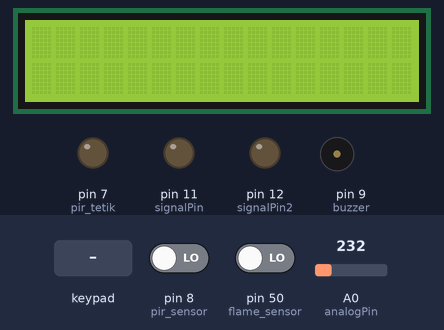
Simulated run of this sketch. Board: Arduino Mega 2560, built with avr-gcc and run on an emulated ATmega2560. Parts: 16×2 character LCD, output pins drawn as LEDs (lit = HIGH), buzzer (waves = sounding, pin HIGH). Dashed ring = blinking. The inputs (shaded band) are chosen by the test bench; at power-on: A0 (analogPin) = 232, pin 8 (pir_sensor) LOW, pin 50 (flame_sensor) LOW. What the sketch prints to the serial monitor is not drawn.

Above: at 1.2 s.
1.3 s: A0 (analogPin) set to 250
At 2.1 s:
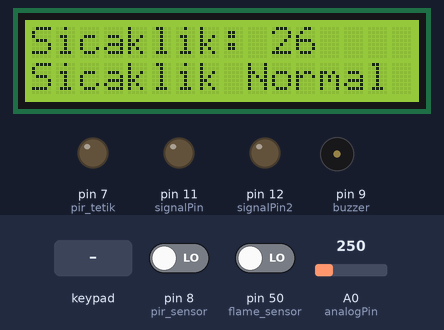
2.8 s: A0 (analogPin) set to 272
At 3.2 s:
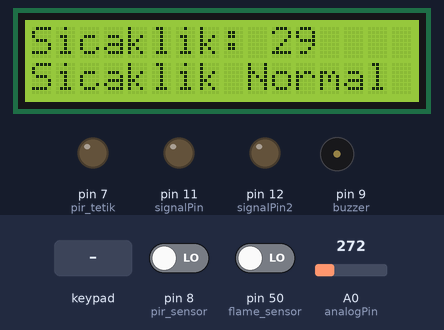
4.3 s: A0 (analogPin) set to 307
At 5.5 s:
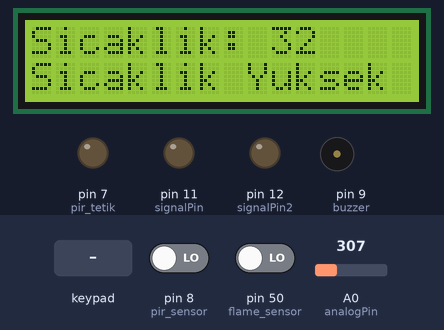
5.8 s: keypad keys 4 6 4 7 4 8 4 9 pressed 0.4 s apart
At 7.6 s:
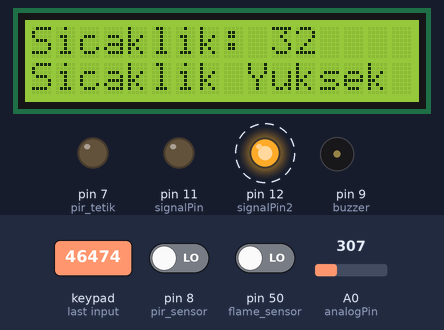
11.1 s: A0 (analogPin) set to 174
At 12.0 s:
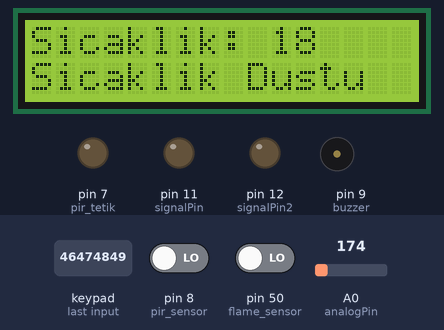
12.6 s: keypad keys 5 4 5 4 # pressed 0.4 s apart
At 14.6 s:
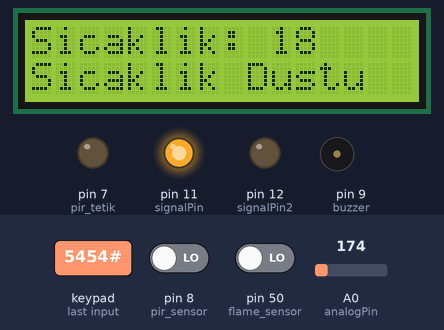
Timing chart, 0 to 16.3 s (numbered marks = the images above; inputs shaded):
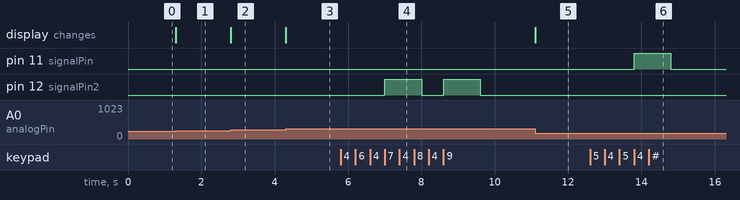

The sketch:

sketch_apr08a.ino
```cpp
#include <Keypad.h>
#include <LiquidCrystal.h>
#define parola_boyutu 5 //keypad

LiquidCrystal lcd(22, 23, 24, 25, 26, 27); //lcd
boolean degisimKontrolu = 0;
float degistiMi= 0.0;

//LM35
const int analogPin = A0;
float sensorDeger = 0;
float sicaklikDeger = 0;

//Flame Sensor
int buzzer = 9;
int flame_sensor = 50;
int flame_degeri;

//Pir Sensor
int pir_sensor = 8;
boolean pir_sensor_degeri = 0;
int pir_tetik = 7;

//Keypad
int signalPin = 11;
int signalPin2 = 12;

char Data[parola_boyutu];
char Master[parola_boyutu] = "5454";
byte sayac = 0;
char key;

const byte ROWS = 4;
const byte COLS = 3;

char hexaKeys[ROWS][COLS] = {
  {'1', '2', '3'},
  {'4', '5', '6'},
  {'7', '8', '9'},
  {'*', '0', '#'}
};

byte rowPins[ROWS] = {46, 47, 48, 49};
byte colPins[COLS] = {45, 44, 43};

Keypad customKeypad = Keypad(makeKeymap(hexaKeys), rowPins, colPins, ROWS, COLS);

void lcdSetup(){
  lcd.begin(16, 2);
}

void lcdLoop(){

  if(!degisimKontrolu){
    degisimKontrolu=1;
    degistiMi = sicaklikDeger;
  }

 if(degistiMi != sicaklikDeger){
  lcd.clear();
  lcd.print("Sicaklik: ");
  lcd.print((int)sicaklikDeger);
  lcd.setCursor(0,1);
  if((int)sicaklikDeger<20){
   lcd.print("Sicaklik Dustu");
  }
  else if((int)sicaklikDeger>30){
   lcd.print("Sicaklik Yuksek");
  }
  else{
   lcd.print("Sicaklik Normal");
  }
     degistiMi=sicaklikDeger;
 }
}

void lm35Setup(){

   analogReference(INTERNAL1V1);
   pinMode(A0,INPUT);
}

void lm35Loop(){
 sensorDeger = analogRead(analogPin);

  // Gerilim değerini sıcaklık değerine dönüştürüyoruz.
 sicaklikDeger = sensorDeger/9.31;

}

void clearData(){
  while(sayac !=0){
    Data[sayac--] = 0;
  }
  return;
}

void keypadSetup(){
   pinMode(signalPin, OUTPUT);
   pinMode(signalPin2, OUTPUT);
}

void keypadLoop(){
  key = customKeypad.getKey();
  if (key){
    Data[sayac] = key;

    sayac++;
    Serial.println(key);

    }

  if(sayac == parola_boyutu-1){

    if(!strcmp(Data, Master)){

      digitalWrite(signalPin, HIGH);
      delay(1000);
      digitalWrite(signalPin, LOW);
      }
    else{
       digitalWrite(signalPin2, HIGH);
      delay(1000);
      digitalWrite(signalPin2, LOW);
      }

    clearData();
  }
}


void pirSetup(){
  pinMode(pir_sensor, INPUT);
  pinMode(pir_tetik, OUTPUT);
}
void pirLoop(){
  pir_sensor_degeri = digitalRead(pir_sensor);

  if (pir_sensor_degeri == 1) {
    digitalWrite(pir_tetik, HIGH);

  } else {
    digitalWrite(pir_tetik, LOW);
  }

}

void flameSetup(){
  pinMode(buzzer, OUTPUT);
  pinMode(flame_sensor, INPUT);
}
void flameLoop(){
  flame_degeri = digitalRead(flame_sensor); // ALEV SENSÖRÜNÜ KONTROL ET
  if (flame_degeri == 1) // SENSORDEN SİNYAL VARSA UYARI VER
  {
   digitalWrite(buzzer, HIGH);
  }
  else
  {
   digitalWrite(buzzer, LOW);
  }

}
void setup()
{
  Serial.begin(9600);
  flameSetup();
  pirSetup();
  keypadSetup();
  lm35Setup();
  lcdSetup();

}
void loop()
{
  flameLoop();
  pirLoop();
  keypadLoop();
  lm35Loop();
  lcdLoop();
}
```

Measured:
- the behaviour switches between 288 and 289 on A0 (analogPin) (found by bisection; images 2 and 3)
- after the input at 1.3 s, the display: changes at once (image 1)
- after the input at 2.8 s, the display: changes at once (image 2)
- after the input at 4.3 s, the display: changes at once (image 3)
- after the input at 5.8 s, pin 12 (signalPin2): alternates HIGH for 1.0 s and LOW for 0.60 s, starting after 1.2 s
- after the input at 11.1 s, the display: changes at once (image 5)
- after the input at 12.6 s, pin 11 (signalPin): LOW → HIGH after 1.2 s, → LOW 1.0 s later
